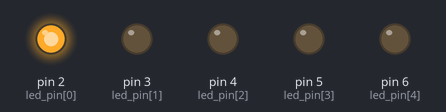
Bench run of a sketch on a simulated Arduino Uno, built with avr-gcc and run on an emulated ATmega328P. Shown: output pins drawn as LEDs (lit = HIGH). What the sketch prints to the serial monitor is not drawn.

Above: at 0.05 s.
At 0.25 s:
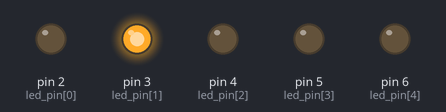
At 0.65 s:
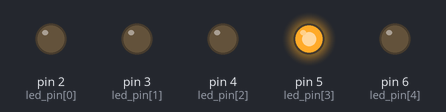
At 1.45 s:
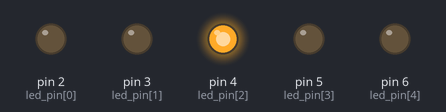
At 1.85 s:
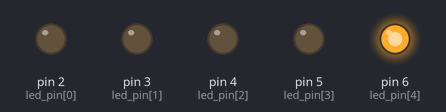
At 2.75 s:
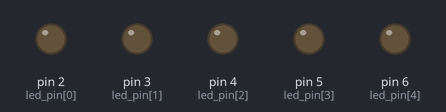
Timing chart, 0 to 3.0 s (numbered marks = the images above):
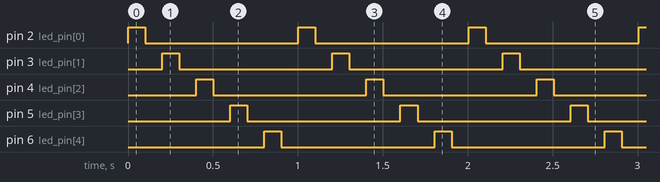

The sketch:

Digital_Output_Multi_pin3.ino
```cpp
#define DELAY_TIME 100
int led_pin[] = {2, 3, 4, 5, 6};
int state = 0;
void setup() {
  for(int i = 0 ; i < 5 ; i++){
     pinMode(led_pin[i], OUTPUT);
  }
  Serial.begin(9700);
}

void loop() {
  for(int i = 0 ; i < 5 ; i++){
    digitalWrite(led_pin[i], HIGH);
    Serial.println(i + String("번핀    켜짐"));
    delay(DELAY_TIME);
    digitalWrite(led_pin[i], LOW);
    Serial.println(i + String("번핀 꺼짐"));
    delay(DELAY_TIME);
  }

}
```

Measured:
- by itself, pin 2 (led_pin[0]), pin 3 (led_pin[1]), pin 4 (led_pin[2]), pin 5 (led_pin[3]), pin 6 (led_pin[4]): alternates HIGH for 0.10 s and LOW for 0.90 s
- by itself, everything shown: repeats every 1.0 s, in 10 steps
